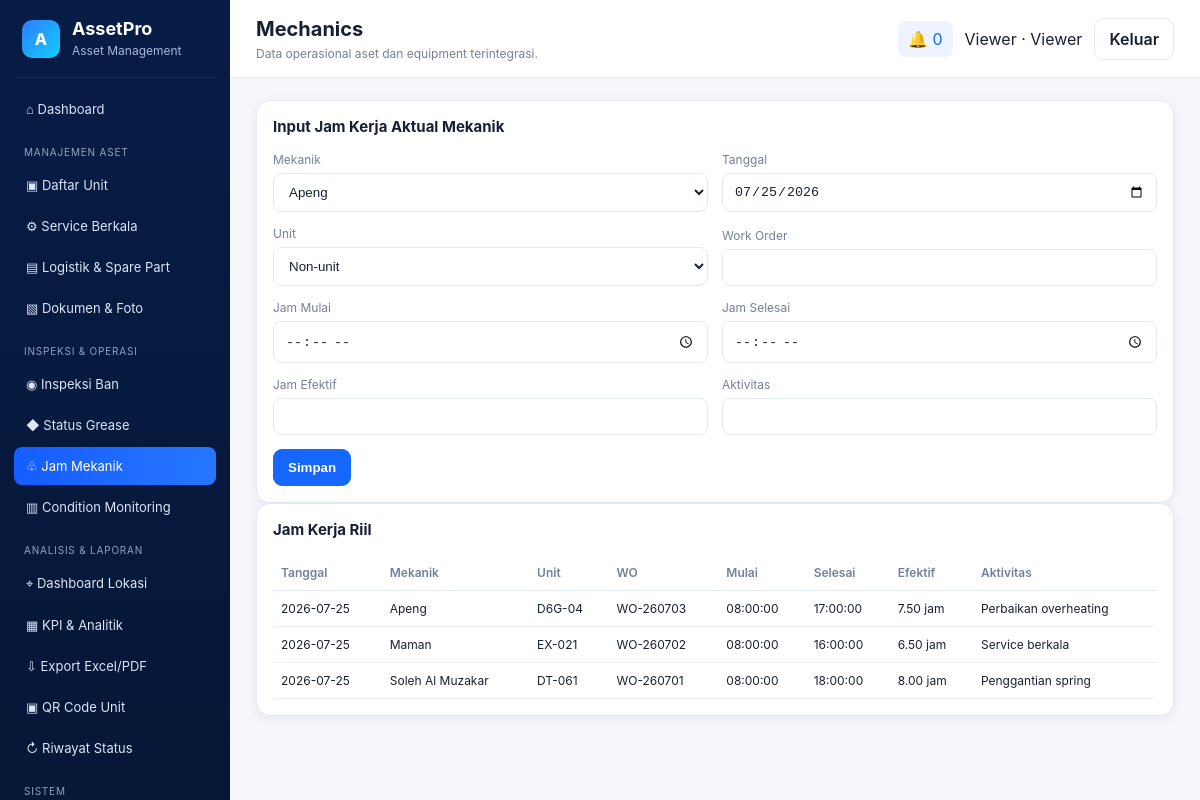
The page /dashboard.php?page=mechanics (signed in) on the database its author committed.
### tables this page shows
CREATE TABLE mechanic_hours(id INT AUTO_INCREMENT PRIMARY KEY,mechanic_id INT NOT NULL,work_date DATE NOT NULL,unit_id INT NULL,work_order_no VARCHAR(50),start_time TIME,end_time TIME,effective_hours DECIMAL(6,2) DEFAULT 0,activity VARCHAR(255),FOREIGN KEY(mechanic_id) REFERENCES mechanics(id) ON DELETE CASCADE,FOREIGN KEY(unit_id) REFERENCES units(id) ON DELETE SET NULL);

CREATE TABLE mechanics(id INT AUTO_INCREMENT PRIMARY KEY,name VARCHAR(100) NOT NULL,employee_no VARCHAR(40),target_hours_month DECIMAL(8,2) DEFAULT 176,is_active TINYINT(1) DEFAULT 1);

CREATE TABLE units(id INT AUTO_INCREMENT PRIMARY KEY,unit_code VARCHAR(40) UNIQUE NOT NULL,unit_name VARCHAR(120) NOT NULL,category VARCHAR(80) NOT NULL,brand VARCHAR(80),model VARCHAR(80),serial_number VARCHAR(100),location VARCHAR(120),meter_type ENUM('HM','KM') DEFAULT 'HM',current_meter DECIMAL(12,2) DEFAULT 0,operational_status ENUM('Ready for Use','Breakdown','Downtime','Maintenance') DEFAULT 'Ready for Use',created_at TIMESTAMP DEFAULT CURRENT_TIMESTAMP,updated_at TIMESTAMP DEFAULT CURRENT_TIMESTAMP ON UPDATE CURRENT_TIMESTAMP);

### app/helpers.php (called while the page is built, shortened)
<?php
function e(?string $value): string { return htmlspecialchars($value ?? '', ENT_QUOTES, 'UTF-8'); }

### pages/mechanics.php (the view)
<?php $rows=$pdo->query('SELECT mh.*,m.name mechanic_name,u.unit_code FROM mechanic_hours mh JOIN mechanics m ON m.id=mh.mechanic_id LEFT JOIN units u ON u.id=mh.unit_id ORDER BY work_date DESC')->fetchAll();$mechs=$pdo->query('SELECT * FROM mechanics WHERE is_active=1 ORDER BY name')->fetchAll();$units=$pdo->query('SELECT id,unit_code FROM units ORDER BY unit_code')->fetchAll();?>
<div class="card panel"><h3>Input Jam Kerja Aktual Mekanik</h3><form class="form-grid compact" method="post" action="actions/save_mechanic_hours.php"><input type="hidden" name="_csrf" value="<?=csrf_token()?>"><label>Mekanik<select name="mechanic_id"><?php foreach($mechs as $m):?><option value="<?=$m['id']?>"><?=e($m['name'])?></option><?php endforeach;?></select></label><label>Tanggal<input type="date" name="work_date" value="<?=date('Y-m-d')?>"></label><label>Unit<select name="unit_id"><option value="">Non-unit</option><?php foreach($units as $u):?><option value="<?=$u['id']?>"><?=e($u['unit_code'])?></option><?php endforeach;?></select></label><label>Work Order<input name="work_order_no"></label><label>Jam Mulai<input type="time" name="start_time"></label><label>Jam Selesai<input type="time" name="end_time"></label><label>Jam Efektif<input type="number" step="0.25" name="effective_hours"></label><label>Aktivitas<input name="activity"></label><div><button class="btn primary">Simpan</button></div></form></div>
<div class="card panel"><h3>Jam Kerja Riil</h3><table><thead><tr><th>Tanggal</th><th>Mekanik</th><th>Unit</th><th>WO</th><th>Mulai</th><th>Selesai</th><th>Efektif</th><th>Aktivitas</th></tr></thead><tbody><?php foreach($rows as $r):?><tr><td><?=e($r['work_date'])?></td><td><?=e($r['mechanic_name'])?></td><td><?=e($r['unit_code']??'-')?></td><td><?=e($r['work_order_no'])?></td><td><?=e($r['start_time'])?></td><td><?=e($r['end_time'])?></td><td><?=$r['effective_hours']?> jam</td><td><?=e($r['activity'])?></td></tr><?php endforeach;?></tbody></table></div>

### assets/css/app.css (style rules this page uses)
:root { --navy:#071c46;--blue:#1667ff;--green:#20b26b;--orange:#ff9b21;--red:#ef4444;--purple:#6d5dfc;--text:#172033;--muted:#72809a;--line:#e5eaf2;--bg:#f5f7fb;--card:#fff;--shadow:0 3px 12px rgba(20,35,70,.07);--radius:14px }
* { box-sizing:border-box }
body { margin:0;font-family:Inter,Segoe UI,Arial,sans-serif;background:var(--bg);color:var(--text) }
.card { background:var(--card);border:1px solid var(--line);border-radius:var(--radius);box-shadow:var(--shadow) }
.panel { padding:16px;overflow:auto }
.panel h3 { margin:0 0 16px;font-size:15px }
.btn { border:1px solid var(--line);background:#fff;color:var(--text);border-radius:9px;padding:10px 14px;cursor:pointer;font-weight:600 }
.btn.primary { background:var(--blue);color:#fff;border-color:var(--blue) }
table { width:100%;border-collapse:collapse;font-size:12px }
th { text-align:left;color:var(--muted);font-weight:600;padding:10px 8px;border-bottom:1px solid var(--line) }
td { padding:10px 8px;border-bottom:1px solid #eef1f6 }
.form-grid { display:grid;grid-template-columns:repeat(2,minmax(0,1fr));gap:14px }
.form-grid.compact { grid-template-columns:repeat(4,minmax(0,1fr));align-items:end }
.form-grid label { display:flex;flex-direction:column;gap:6px;font-size:12px;color:var(--muted) }
input,select,textarea { width:100%;padding:10px 11px;border:1px solid var(--line);border-radius:8px;background:#fff;color:var(--text) }
@media (max-width:1200px) { .form-grid.compact { grid-template-columns:repeat(2,1fr) } }

### rows shown on the page
mechanic_hours: work_date "2026-07-25", mechanic.name "Apeng", unit.unit_code "D6G-04", work_order_no "WO-260703", start_time "08:00:00", end_time "17:00:00", effective_hours "7.50", activity "Perbaikan overheating"
mechanic_hours: work_date "2026-07-25", mechanic.name "Maman", unit.unit_code "EX-021", work_order_no "WO-260702", start_time "08:00:00", end_time "16:00:00", effective_hours "6.50", activity "Service berkala"
mechanic_hours: work_date "2026-07-25", mechanic.name "Soleh Al Muzakar", unit.unit_code "DT-061", work_order_no "WO-260701", start_time "08:00:00", end_time "18:00:00", effective_hours "8.00", activity "Penggantian spring"

### other values the page prints
str_replace('-',' ',$page==='home'?'Dashboard Asset Manager':$page) "Mechanics"
$unread "0"
current_user()['name'] "Viewer"
role_label(current_role()) "Viewer"
form field mechanic_id "Apeng"
